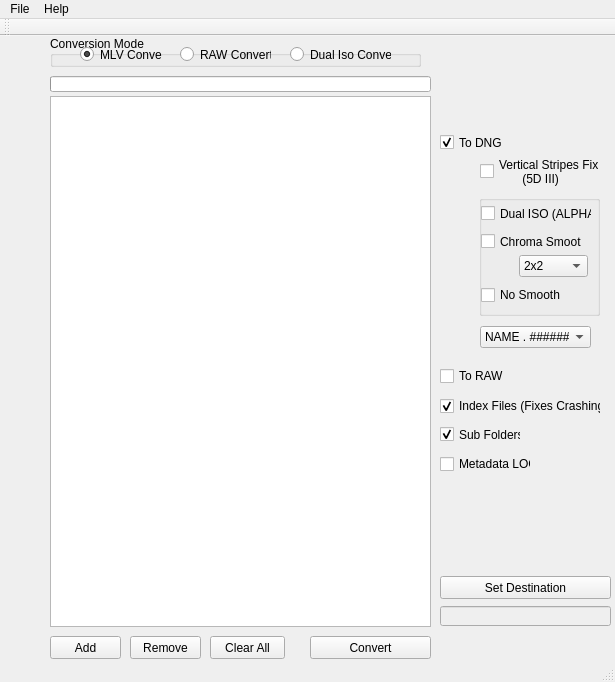
<?xml version="1.0" encoding="UTF-8"?>
<ui version="4.0">
 <class>Mystic</class>
 <widget class="QMainWindow" name="Mystic">
  <property name="enabled">
   <bool>true</bool>
  </property>
  <property name="geometry">
   <rect>
    <x>0</x>
    <y>0</y>
    <width>615</width>
    <height>682</height>
   </rect>
  </property>
  <property name="acceptDrops">
   <bool>true</bool>
  </property>
  <property name="windowTitle">
   <string>Mystic</string>
  </property>
  <widget class="QWidget" name="centralWidget">
   <widget class="QPushButton" name="convertButton">
    <property name="geometry">
     <rect>
      <x>310</x>
      <y>600</y>
      <width>121</width>
      <height>23</height>
     </rect>
    </property>
    <property name="styleSheet">
     <string notr="true"/>
    </property>
    <property name="text">
     <string>Convert</string>
    </property>
   </widget>
   <widget class="QListWidget" name="listWidget">
    <property name="geometry">
     <rect>
      <x>50</x>
      <y>60</y>
      <width>381</width>
      <height>531</height>
     </rect>
    </property>
    <property name="acceptDrops">
     <bool>true</bool>
    </property>
    <property name="dragEnabled">
     <bool>true</bool>
    </property>
    <property name="dragDropOverwriteMode">
     <bool>true</bool>
    </property>
    <property name="dragDropMode">
     <enum>QAbstractItemView::DragDrop</enum>
    </property>
    <property name="defaultDropAction">
     <enum>Qt::CopyAction</enum>
    </property>
    <property name="resizeMode">
     <enum>QListView::Fixed</enum>
    </property>
   </widget>
   <widget class="QPushButton" name="removeButton">
    <property name="geometry">
     <rect>
      <x>130</x>
      <y>600</y>
      <width>71</width>
      <height>23</height>
     </rect>
    </property>
    <property name="text">
     <string>Remove</string>
    </property>
   </widget>
   <widget class="QPushButton" name="pushButton">
    <property name="geometry">
     <rect>
      <x>50</x>
      <y>600</y>
      <width>71</width>
      <height>23</height>
     </rect>
    </property>
    <property name="text">
     <string>Add</string>
    </property>
   </widget>
   <widget class="QProgressBar" name="progressBar">
    <property name="geometry">
     <rect>
      <x>50</x>
      <y>40</y>
      <width>381</width>
      <height>16</height>
     </rect>
    </property>
    <property name="contextMenuPolicy">
     <enum>Qt::DefaultContextMenu</enum>
    </property>
    <property name="maximum">
     <number>100</number>
    </property>
    <property name="value">
     <number>0</number>
    </property>
    <property name="textVisible">
     <bool>false</bool>
    </property>
    <property name="invertedAppearance">
     <bool>false</bool>
    </property>
   </widget>
   <widget class="QGroupBox" name="groupBox">
    <property name="geometry">
     <rect>
      <x>50</x>
      <y>0</y>
      <width>371</width>
      <height>31</height>
     </rect>
    </property>
    <property name="title">
     <string>Conversion Mode</string>
    </property>
    <property name="checkable">
     <bool>false</bool>
    </property>
    <widget class="QRadioButton" name="RAWradioButton">
     <property name="geometry">
      <rect>
       <x>130</x>
       <y>10</y>
       <width>91</width>
       <height>17</height>
      </rect>
     </property>
     <property name="text">
      <string>RAW Convert</string>
     </property>
    </widget>
    <widget class="QRadioButton" name="MLVradioButton">
     <property name="geometry">
      <rect>
       <x>30</x>
       <y>10</y>
       <width>82</width>
       <height>17</height>
      </rect>
     </property>
     <property name="text">
      <string>MLV Convert</string>
     </property>
     <property name="checked">
      <bool>true</bool>
     </property>
    </widget>
    <widget class="QRadioButton" name="dualIsoradioButton">
     <property name="geometry">
      <rect>
       <x>240</x>
       <y>10</y>
       <width>101</width>
       <height>17</height>
      </rect>
     </property>
     <property name="text">
      <string>Dual Iso Convert</string>
     </property>
    </widget>
   </widget>
   <widget class="QStackedWidget" name="stackedWidget">
    <property name="geometry">
     <rect>
      <x>440</x>
      <y>80</y>
      <width>161</width>
      <height>361</height>
     </rect>
    </property>
    <property name="currentIndex">
     <number>0</number>
    </property>
    <widget class="QWidget" name="page">
     <widget class="QCheckBox" name="indexBox">
      <property name="geometry">
       <rect>
        <x>0</x>
        <y>268</y>
        <width>161</width>
        <height>44</height>
       </rect>
      </property>
      <property name="text">
       <string>Index Files (Fixes Crashing)</string>
      </property>
      <property name="checked">
       <bool>true</bool>
      </property>
     </widget>
     <widget class="QCheckBox" name="DNGBox">
      <property name="geometry">
       <rect>
        <x>0</x>
        <y>18</y>
        <width>70</width>
        <height>17</height>
       </rect>
      </property>
      <property name="text">
       <string>To DNG</string>
      </property>
      <property name="checked">
       <bool>true</bool>
      </property>
     </widget>
     <widget class="QCheckBox" name="RAWBox">
      <property name="geometry">
       <rect>
        <x>0</x>
        <y>240</y>
        <width>70</width>
        <height>40</height>
       </rect>
      </property>
      <property name="text">
       <string>To RAW</string>
      </property>
     </widget>
     <widget class="QCheckBox" name="stripeBox">
      <property name="geometry">
       <rect>
        <x>40</x>
        <y>40</y>
        <width>121</width>
        <height>31</height>
       </rect>
      </property>
      <property name="text">
       <string>Vertical Stripes Fix
       (5D III)</string>
      </property>
      <property name="shortcut">
       <string extracomment="Fixes vertical lines formed on some canon models. DNG only."/>
      </property>
      <property name="checkable">
       <bool>true</bool>
      </property>
      <property name="checked">
       <bool>false</bool>
      </property>
      <property name="autoExclusive">
       <bool>false</bool>
      </property>
     </widget>
     <widget class="QCheckBox" name="metaBox">
      <property name="geometry">
       <rect>
        <x>0</x>
        <y>328</y>
        <width>91</width>
        <height>40</height>
       </rect>
      </property>
      <property name="text">
       <string>Metadata LOG</string>
      </property>
     </widget>
     <widget class="QComboBox" name="NConventcomboBox">
      <property name="geometry">
       <rect>
        <x>40</x>
        <y>210</y>
        <width>111</width>
        <height>22</height>
       </rect>
      </property>
      <property name="currentText">
       <string>NAME . ######</string>
      </property>
      <item>
       <property name="text">
        <string extracomment=".">NAME . ######</string>
       </property>
      </item>
      <item>
       <property name="text">
        <string extracomment="_">NAME _ ######</string>
       </property>
      </item>
     </widget>
     <widget class="QGroupBox" name="groupBox_2">
      <property name="geometry">
       <rect>
        <x>39</x>
        <y>79</y>
        <width>121</width>
        <height>121</height>
       </rect>
      </property>
      <property name="autoFillBackground">
       <bool>false</bool>
      </property>
      <property name="title">
       <string/>
      </property>
      <property name="flat">
       <bool>true</bool>
      </property>
      <property name="checkable">
       <bool>false</bool>
      </property>
      <widget class="QCheckBox" name="MLV_DualISOcheckBox">
       <property name="geometry">
        <rect>
         <x>2</x>
         <y>10</y>
         <width>111</width>
         <height>17</height>
        </rect>
       </property>
       <property name="text">
        <string>Dual ISO (ALPHA)</string>
       </property>
       <property name="autoExclusive">
        <bool>true</bool>
       </property>
      </widget>
      <widget class="QCheckBox" name="ChromacheckBox">
       <property name="geometry">
        <rect>
         <x>2</x>
         <y>38</y>
         <width>101</width>
         <height>17</height>
        </rect>
       </property>
       <property name="text">
        <string>Chroma Smooth</string>
       </property>
       <property name="autoExclusive">
        <bool>true</bool>
       </property>
      </widget>
      <widget class="QCheckBox" name="checkBox_2">
       <property name="geometry">
        <rect>
         <x>2</x>
         <y>90</y>
         <width>101</width>
         <height>20</height>
        </rect>
       </property>
       <property name="text">
        <string>No Smooth</string>
       </property>
       <property name="autoExclusive">
        <bool>true</bool>
       </property>
      </widget>
      <widget class="QComboBox" name="ChromacomboBox">
       <property name="geometry">
        <rect>
         <x>40</x>
         <y>60</y>
         <width>69</width>
         <height>22</height>
        </rect>
       </property>
       <item>
        <property name="text">
         <string notr="true">2x2</string>
        </property>
       </item>
       <item>
        <property name="text">
         <string notr="true">3x3</string>
        </property>
       </item>
       <item>
        <property name="text">
         <string notr="true">5x5</string>
        </property>
       </item>
      </widget>
     </widget>
     <widget class="QCheckBox" name="FolderscheckBox">
      <property name="geometry">
       <rect>
        <x>0</x>
        <y>310</y>
        <width>81</width>
        <height>17</height>
       </rect>
      </property>
      <property name="text">
       <string>Sub Folders</string>
      </property>
      <property name="checked">
       <bool>true</bool>
      </property>
     </widget>
    </widget>
    <widget class="QWidget" name="page_2">
     <widget class="QCheckBox" name="stripeBox_2">
      <property name="geometry">
       <rect>
        <x>0</x>
        <y>20</y>
        <width>121</width>
        <height>31</height>
       </rect>
      </property>
      <property name="text">
       <string>Vertical Stripes Fix
       (5D III)</string>
      </property>
      <property name="shortcut">
       <string extracomment="Fixes vertical lines formed on some canon models. DNG only."/>
      </property>
      <property name="checkable">
       <bool>true</bool>
      </property>
      <property name="checked">
       <bool>false</bool>
      </property>
      <property name="autoExclusive">
       <bool>false</bool>
      </property>
     </widget>
    </widget>
    <widget class="QWidget" name="page_3"/>
   </widget>
   <widget class="QPushButton" name="pushButton_2">
    <property name="geometry">
     <rect>
      <x>210</x>
      <y>600</y>
      <width>75</width>
      <height>23</height>
     </rect>
    </property>
    <property name="text">
     <string>Clear All</string>
    </property>
   </widget>
   <widget class="QPushButton" name="destinationButton">
    <property name="geometry">
     <rect>
      <x>440</x>
      <y>540</y>
      <width>171</width>
      <height>23</height>
     </rect>
    </property>
    <property name="text">
     <string>Set Destination</string>
    </property>
   </widget>
   <widget class="QLineEdit" name="destDirectory">
    <property name="enabled">
     <bool>false</bool>
    </property>
    <property name="geometry">
     <rect>
      <x>440</x>
      <y>570</y>
      <width>171</width>
      <height>20</height>
     </rect>
    </property>
   </widget>
  </widget>
  <widget class="QMenuBar" name="menuBar">
   <property name="geometry">
    <rect>
     <x>0</x>
     <y>0</y>
     <width>615</width>
     <height>21</height>
    </rect>
   </property>
   <widget class="QMenu" name="menuFile">
    <property name="title">
     <string>File</string>
    </property>
    <addaction name="actionImport"/>
   </widget>
   <widget class="QMenu" name="menuHelp">
    <property name="title">
     <string>Help</string>
    </property>
    <addaction name="actionAbout"/>
   </widget>
   <addaction name="menuFile"/>
   <addaction name="menuHelp"/>
  </widget>
  <widget class="QToolBar" name="mainToolBar">
   <attribute name="toolBarArea">
    <enum>TopToolBarArea</enum>
   </attribute>
   <attribute name="toolBarBreak">
    <bool>false</bool>
   </attribute>
  </widget>
  <widget class="QStatusBar" name="statusBar"/>
  <action name="actionImport">
   <property name="text">
    <string>Import</string>
   </property>
  </action>
  <action name="actionAbout">
   <property name="text">
    <string>About</string>
   </property>
  </action>
 </widget>
 <layoutdefault spacing="6" margin="11"/>
 <resources/>
 <connections/>
</ui>
